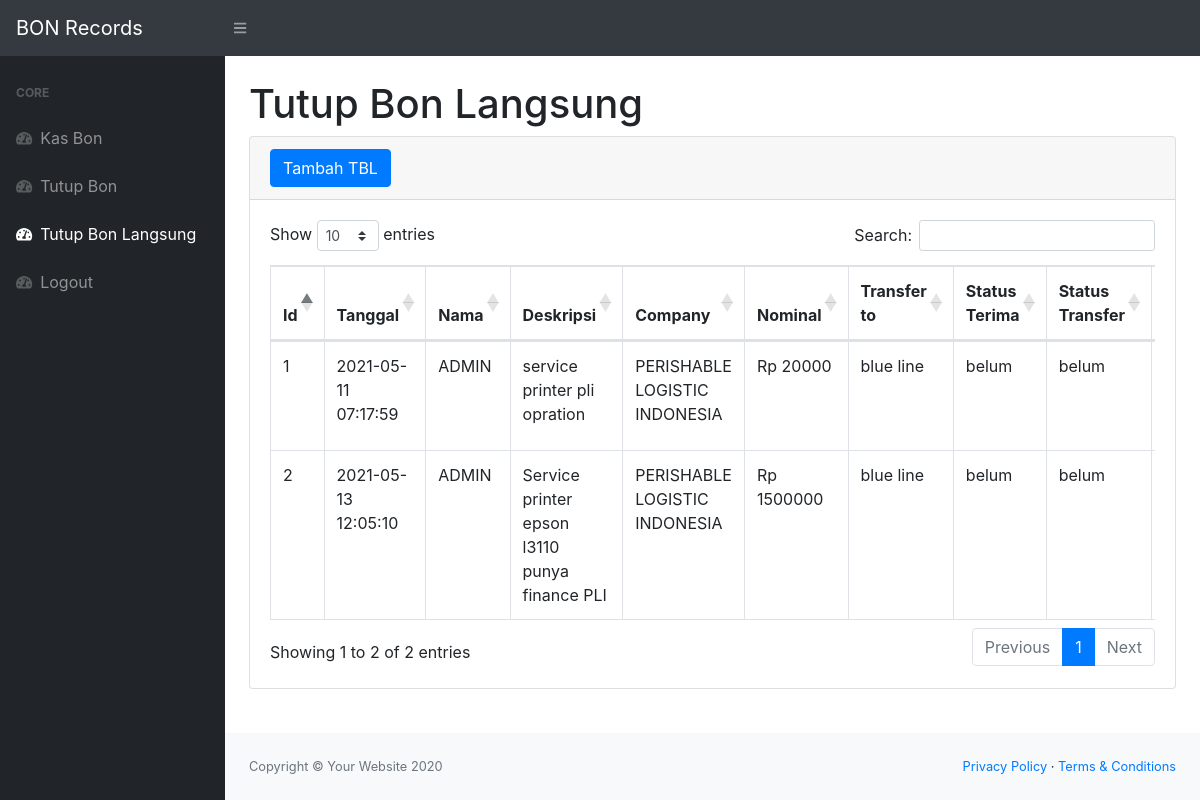
The page /tbl.php (signed in) on the database its author committed.
### tables this page shows
CREATE TABLE `tbl` (
  `id_tbl` int(11) NOT NULL,
  `tanggal_tbl` timestamp NOT NULL DEFAULT current_timestamp(),
  `id_login` int(11) NOT NULL,
  `deskripsi_tbl` varchar(100) NOT NULL,
  `id_company` int(11) NOT NULL,
  `nominal_tbl` int(11) NOT NULL,
  `transfer_tbl` varchar(30) NOT NULL,
  `status_trmtbl` varchar(10) NOT NULL DEFAULT 'belum',
  `status_trftbl` varchar(10) NOT NULL DEFAULT 'belum',
  `bukti_tftbl` varchar(256) NOT NULL
);

CREATE TABLE `company` (
  `id_company` int(11) NOT NULL,
  `company_name` varchar(50) NOT NULL
);

### tbl.php (the view, shortened to what this page needs)
<?php
require 'function.php';
?>
<!DOCTYPE html>
<html lang="en">
<head>
    <link href="css/styles.css" rel="stylesheet" />
    <link href="https://cdn.datatables.net/1.10.20/css/dataTables.bootstrap4.min.css" rel="stylesheet" />
</head>
<body class="sb-nav-fixed">
    <nav class="sb-topnav navbar navbar-expand navbar-dark bg-dark">
        <a class="navbar-brand" href="index.php">BON Records</a>
        <button class="btn btn-link btn-sm order-1 order-lg-0" id="sidebarToggle" href="#"><i class="fas fa-bars"></i></button>
    </nav>
    <div id="layoutSidenav">
        <div id="layoutSidenav_nav">
            <nav class="sb-sidenav accordion sb-sidenav-dark" id="sidenavAccordion">
                <div class="sb-sidenav-menu">
                    <div class="nav">
                        <div class="sb-sidenav-menu-heading">Core</div>
                        <a class="nav-link" href="index.php">
                            <div class="sb-nav-link-icon"><i class="fas fa-tachometer-alt"></i></div>
                            Kas Bon
                        </a>
                        <a class="nav-link" href="tb.php">
                            <div class="sb-nav-link-icon"><i class="fas fa-tachometer-alt"></i></div>
                            Tutup Bon
                        </a>
                        <a class="nav-link" href="tbl.php">
                            <div class="sb-nav-link-icon"><i class="fas fa-tachometer-alt"></i></div>
                            Tutup Bon Langsung
                        </a>
                        <a class="nav-link" href="logout.php">
                            <div class="sb-nav-link-icon"><i class="fas fa-tachometer-alt"></i></div>
                            Logout
                        </a>
                    </div>
                </div>
            </nav>
        </div>
        <div id="layoutSidenav_content">
            <main>
                <div class="container-fluid">
                    <h1 class="mt-4">Tutup Bon Langsung</h1>
                    <div class="card mb-4">
                        <div class="card-header">
                            <button type="button" class="btn btn-primary" data-toggle="modal" data-target="#tblmodal">
                                Tambah TBL
                            </button>
                        </div>
                        <div class="card-body">
                            <div class="table-responsive">
                                <table class="table table-bordered" id="dataTable" width="100%" cellspacing="0">
                                    <thead>
                                        <tr>
                                            <th>Id</th>
                                            <th>Tanggal</th>
                                            <th>Nama</th>
                                            <th>Deskripsi</th>
                                            <th>Company</th>
                                            <th>Nominal</th>
                                            <th>Transfer to</th>
                                            <th>Status Terima</th>
                                            <th>Status Transfer</th>
                                            <th>Bukti Transfer</th>
                                        </tr>
                                    </thead>
                                    <tbody>
                                        <?php
                                        $tampilantbl = mysqli_query($conn, "select * from tbl left join login on tbl.id_login=login.id_login left join company on tbl.id_company=company.id_company");
                                        while ($data = mysqli_fetch_array($tampilantbl)) {
                                            $idtbl = $data['id_tbl'];
                                            $tanggal = $data['tanggal_tbl'];
                                            $nama = $data['nama'];
                                            $deskripsi = $data['deskripsi_tbl'];
                                            $company = $data['company_name'];
                                            $nominal = $data['nominal_tbl'];
                                            $transfer = $data['transfer_tbl'];
                                            $status_terima = $data['status_trmtbl'];
                                            $status_transfer = $data['status_trftbl'];
                                            $bukti_transfer = $data['bukti_tftbl'];
                                        ?>
                                            <tr>
                                                <td><?= $idtbl; ?></td>
                                                <td><?= $tanggal; ?></td>
                                                <td><?= $nama; ?></td>
                                                <td><?= $deskripsi; ?></td>
                                                <td><?= $company ?></td>
                                                <td><?= "Rp " . $nominal; ?></td>
                                                <td><?= $transfer; ?></td>
                                                <td><?= $status_terima; ?></td>
                                                <td><?= $status_transfer; ?></td>
                                                <td><?= $bukti_transfer; ?></td>
                                            </tr>
                                        <?php
                                        };
                                        ?>
                                    </tbody>
                                </table>
                            </div>
                        </div>
                    </div>
                </div>
            </main>
            <footer class="py-4 bg-light mt-auto">
                <div class="container-fluid">
                    <div class="d-flex align-items-center justify-content-between small">
                        <div class="text-muted">Copyright &copy; Your Website 2020</div>
                        <div>
                            <a href="#">Privacy Policy</a>
                            &middot;
                            <a href="#">Terms &amp; Conditions</a>
                        </div>
                    </div>
                </div>
            </footer>
        </div>
    </div>
</body>
</html>

### rows shown on the page
tbl: id_tbl "1", tanggal_tbl "2021-05-11 07:17:59", id_login.nama "ADMIN", deskripsi_tbl "service printer pli opration", id_company.company_name "PERISHABLE LOGISTIC INDONESIA", nominal_tbl "20000", transfer_tbl "blue line", status_trmtbl "belum", status_trftbl "belum"
tbl: id_tbl "2", tanggal_tbl "2021-05-13 12:05:10", id_login.nama "ADMIN", deskripsi_tbl "Service printer epson l3110 punya finance PLI", id_company.company_name "PERISHABLE LOGISTIC INDONESIA", nominal_tbl "1500000", transfer_tbl "blue line", status_trmtbl "belum", status_trftbl "belum"
